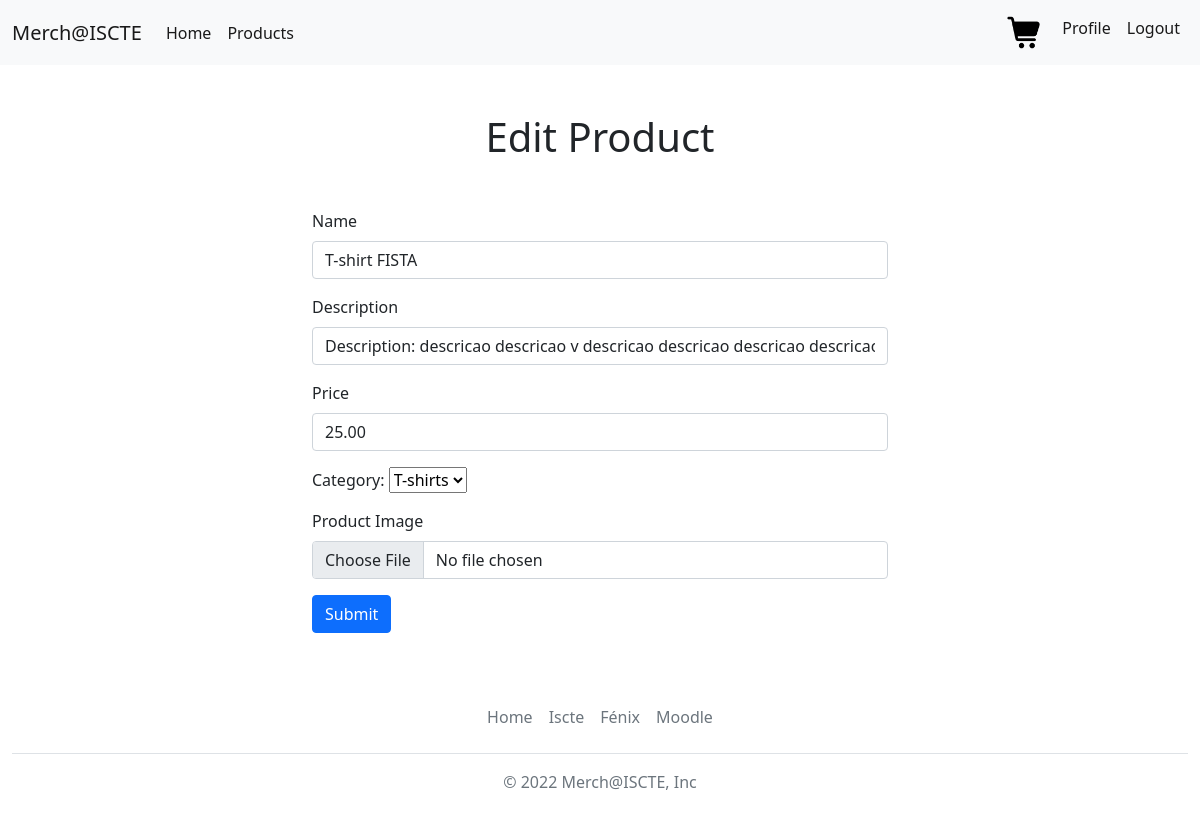
Page /editar_produto/13 (signed in) on the earlier database version.
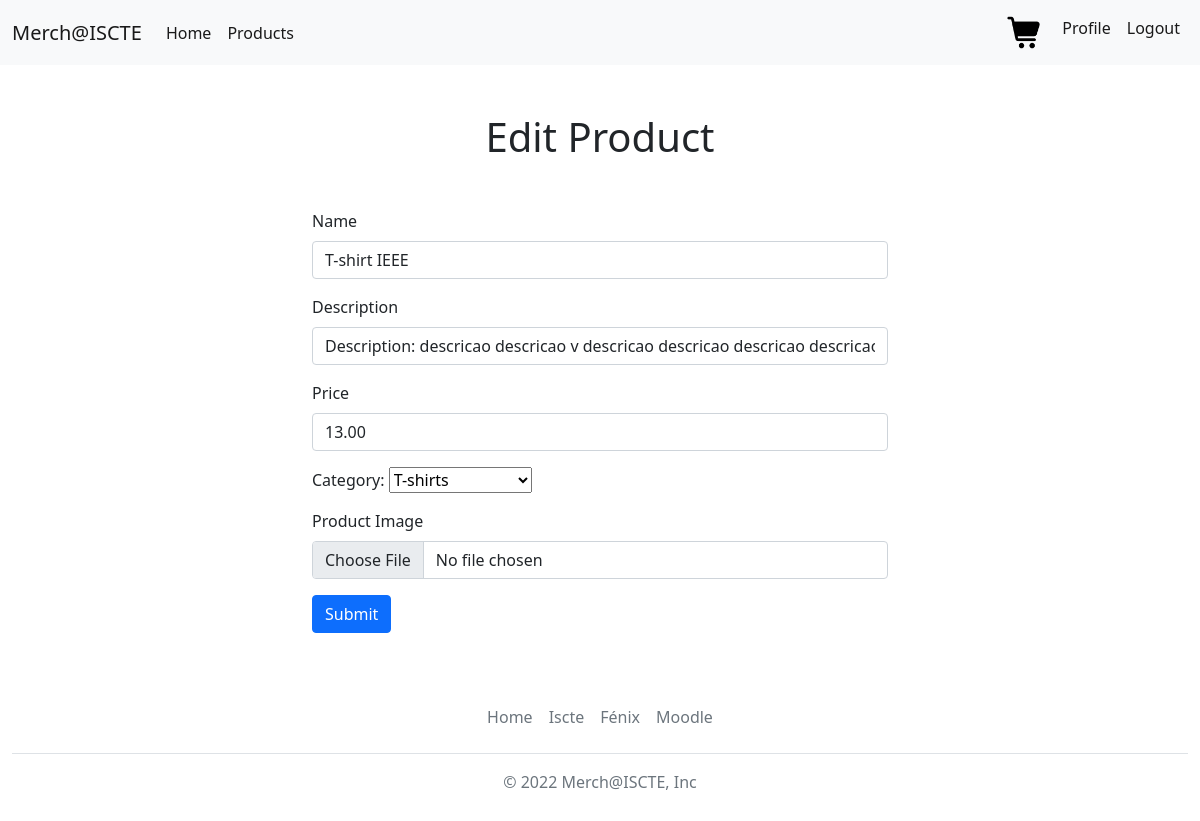
Same page on the later database version.
### loja/models.py (models this page shows, shortened)
class Produto(models.Model):
    produto_nome = models.CharField(max_length=50)
    produto_texto = models.CharField(max_length=200)
    preco_data = models.DecimalField(default=0.0, decimal_places=2, max_digits=5)
    categoria = models.ForeignKey(Categoria, blank=True, null=True, on_delete=models.RESTRICT)
    foto = models.CharField(max_length=100, default='/static/media/defaultProduct.png')

class Categoria(models.Model):
    categoria_nome = models.CharField(max_length=100)

### loja/views.py (the view)
# urls.py: path('editar_produto/<int:produto_id>', views.editar_produto, name='editar_produto'),
def editar_produto(request, produto_id):
    produto = get_object_or_404(Produto, pk=produto_id)
    lista_categoria = Categoria.objects.all()
    context = {'produto': produto, 'lista_categoria': lista_categoria, 'categoria': produto.categoria}
    return render(request, 'loja/editar_produto.html', context)

### loja/templates/loja/editar_produto.html (shortened to what this page needs)
{% extends "loja/index.html" %}
{% block blocobody %}
<div class="container-md mx-auto my-5"><h1 class="text-center">Edit Product</h1></div>
<div class="container-md m-5 w-50 mx-auto">
    <form action="{% url 'loja:update_produto' produto.id %}" enctype="multipart/form-data" method="post">
        <div class="mb-3">
            <label for="produto_nome" class="form-label">Name</label>
            <input type="text" class="form-control" id="produto_nome" name="produto_nome"
                   value="{{ produto.produto_nome }}" required="required">
        </div>
        <div class="mb-3">
            <label for="produto_texto" class="form-label">Description</label>
            <input type="text" class="form-control" id="produto_texto" name="produto_texto"
                   value="{{ produto.produto_texto }}" required="required">
        </div>
        <div class="mb-3">
            <label for="preco_data" class="form-label">Price</label>
            <input type="number" class="form-control" id="preco_data" name="preco_data" min="0.01" step="0.01"
                   value="{{ produto.preco_data }}" required="required">
        </div>
        <div class="mb-3">
            <label for="categoria_select">Category:</label>
            <select id="categoria_select" name="categoria_select" value="{{ categoria.categoria_nome }}">
                {% if lista_categoria %}
                <option value="{{ categoria.id }}">{{ categoria.categoria_nome }}</option>
                {% endif %}
            </select>
        </div>
        <div class="mb-3">
            <label for="produto_file" class="form-label">Product Image</label>
            <input class="form-control" type="file" id="produto_file" name="produto_file">
        </div>
        <button type="submit" class="btn btn-primary">Submit</button>
    </form>
</div>
{% endblock %}

### loja/templates/loja/index.html (shortened to what this page needs)
<!doctype html>
<html lang="en">
<head>
    {% load static %}
    <link href="https://cdn.jsdelivr.net/npm/bootstrap@5.1.3/dist/css/bootstrap.min.css" rel="stylesheet"
>
</head>
<body>
<nav class="navbar navbar-expand-lg navbar-light bg-light">
    <div class="container-fluid">
        <a class="navbar-brand" href="#">Merch@ISCTE</a>
        <div class="collapse navbar-collapse" id="navbarSupportedContent">
            <ul class="navbar-nav me-auto mb-2 mb-lg-0">
                <li class="nav-item">
                    <a class="nav-link active" aria-current="page" href="{% url 'loja:home' %}">Home</a>
                </li>
                <li class="nav-item">
                    <a class="nav-link active" aria-current="page" href="{% url 'loja:util' 0 %}">Products</a>
                </li>
            </ul>
            <ul class="navbar-nav inline my-2 my-lg-0">
                {% if not request.user.is_authenticated %}
                <li class="nav-item dropdown dropstart">
                    <a class="nav-link" href="#" id="navbarDropdown2" role="button" data-bs-toggle="dropdown"
                       aria-expanded="false">
                        Login
                    </a>
                    <div class="dropdown-menu" aria-labelledby="dLabel" aria-labelledby="navbarDropdown2">
                        <form class="px-1 py-2" action="{% url 'loja:loginview' %}" method="post">
                            {% csrf_token %}
                            <div class="form-group">
                                <label>Username</label>
                                <input input class="form-control" id="username" name="username" required="required"
                                       type="text" placeholder="example">
                            </div>
                            <div class="form-group">
                                <label>Password</label>
                                <input class="form-control" id="pass" name="pass" required="required"
                                       type="password" placeholder="Password">
                            </div>
                            <button type="submit" class="btn btn-primary">Sign in</button>
                        </form>
                    </div>
                </li>
                <a class="btn btn-outline-success" href="{% url 'loja:registaruser' %}" type="submit">Register</a>
                {% else %}
                {% if not request.user.is_superuser %}
                <li class="nav-item">
                    <a href="{% url 'loja:carrinho' %}" class="btn ">
                        <img width="35" height="35" src="{{'/static/media/shoppingcart.png'}}">
                    </a>
                </li>
                <li class="nav-item">
                    <a class="nav-link active" aria-current="page" href="{% url 'loja:perfil' %}">Profile</a>
                </li>
                {% endif %}
                <li class="nav-item">
                    <a class="nav-link active" aria-current="page" href="{% url 'loja:logoutview' %}">Logout</a>
                </li>
                {% endif %}
            </ul>
        </div>
    </div>
</nav>
{% block blocobody %}{% endblock %}
{% block blocofooter %}
<div class="container-fluid">
    <footer class="py-3 my-4">
        <ul class="nav justify-content-center border-bottom pb-3 mb-3">
            <li class="nav-item"><a href="{% url 'loja:home' %}" class="nav-link px-2 text-muted">Home</a></li>
            <li class="nav-item"><a target="_blank" href="https://www.iscte-iul.pt/"
                                    class="nav-link px-2 text-muted">Iscte</a></li>
            <li class="nav-item"><a target="_blank" href="https://fenix.iscte-iul.pt"
                                    class="nav-link px-2 text-muted">Fénix</a></li>
            <li class="nav-item"><a target="_blank" href="https://moodle.iscte-iul.pt"
                                    class="nav-link px-2 text-muted">Moodle</a></li>
        </ul>
        <p class="text-center text-muted">© 2022 Merch@ISCTE, Inc</p>
    </footer>
</div>
{% endblock %}
</body>
</html>

Differences in the rows shown:
changed Produto: produto_nome "T-shirt FISTA" → "T-shirt IEEE"; preco_data "25.00" → "13.00"
